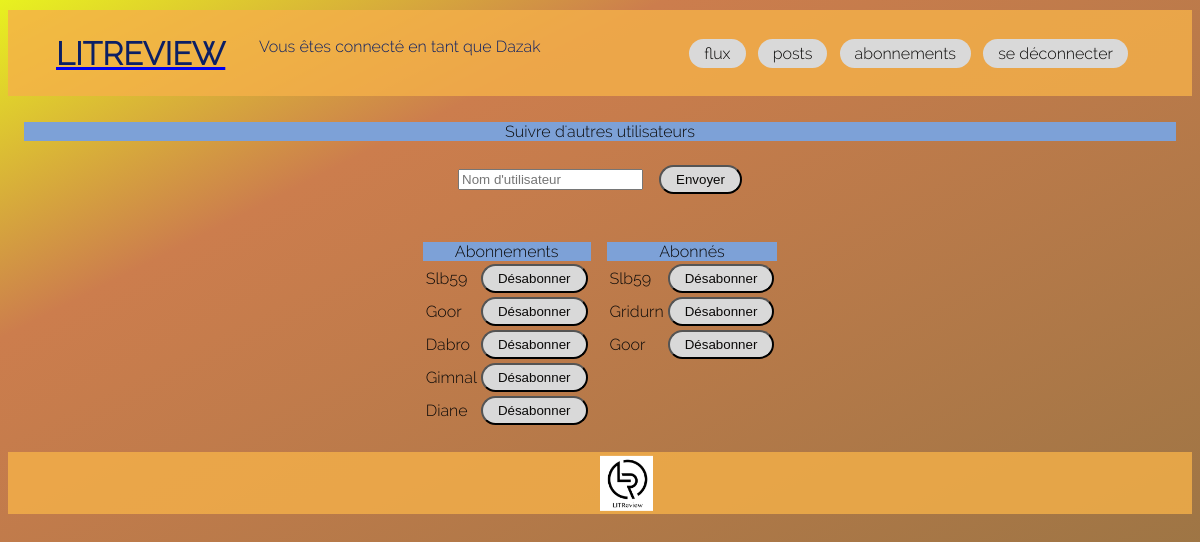
Page /account/subscribe/ (signed in) on the earlier database version.
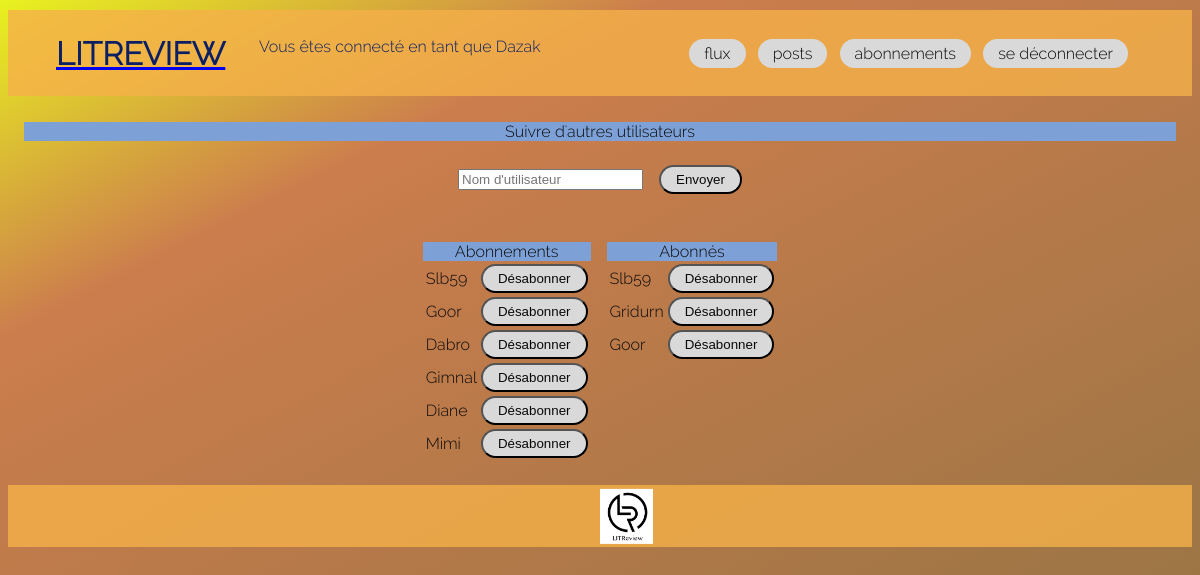
Same page on the later database version.
### account/models.py (models this page shows, shortened)
class UserFollows(models.Model):
    user = models.ForeignKey(to=settings.AUTH_USER_MODEL,
                             on_delete=models.CASCADE,
                             related_name='following')
    followed_user = models.ForeignKey(to=settings.AUTH_USER_MODEL,
                                      on_delete=models.CASCADE,
                                      related_name='followed_by')
    class Meta:
        unique_together = ('user', 'followed_user', )
        verbose_name_plural = "users followed"

### account/views.py (the view, shortened to what this page needs)
# urls.py: path('subscribe/', views.SubscriptionView.as_view(), name='subscription'),
class SubscriptionView(LoginRequiredMixin, View):
    form_class = SubscriptionForm
    template_name = 'account/subscription.html'
    def define_context(self, connected_user) -> dict:
        followed_users = UserFollows.objects.filter(user=connected_user)
        subscriber_users = UserFollows.objects.filter(
            followed_user=connected_user)
        return {'followed_users': followed_users,
                'subscriber_users': subscriber_users}
    def get(self, request):
        form = self.form_class(request.user)
        context = self.define_context(request.user) | {'form': form}
        return render(
            request, self.template_name,
            context=context)

### account/forms.py (shortened to what this page needs)
class SubscriptionForm(ModelForm):
    username = forms.CharField(
        widget=forms.widgets.TextInput(
            attrs={'placeholder': "Nom d'utilisateur"}))
    def __init__(self, user, *args, **kwargs):
        self.user = user
        super().__init__(*args, **kwargs)
    class Meta:
        model = UserFollows
        fields = ['username']

### templates/account/subscription.html (shortened to what this page needs)
{% extends "base.html" %}
{% block content %}
<div class = 'subscription'>
    <div class = 'div_title'>Suivre d'autres utilisateurs</div>
    <div class = 'div_form'>
        <form method="post">
            <div>{{form.username}}</div>
            <div>
                <button class="btn" type="submit" >Envoyer</button>
            </div>
        </form>
        <div class ="subscription__message">
            {% include 'base/message.html'%}
        </div>
    </div>
    <div class="subscription__lists">
        <div class="subscription__lists__subscriptions">
            <div class = 'div_title'>Abonnements</div>
            <table>
                {% for followed_user in followed_users %}
                <tr>
                    <td>{{followed_user.followed_user}}</td>
                    <td><a href="{% url 'account:unsubscription' followed_user.id %}"><button class="btn" type="button">
                        Désabonner</button></a>
                    </td>
                </tr>
                {% endfor %}
            </table>
        </div>
        <div class="subscription__lists__subscribers">
            <div class = 'div_title'>Abonnés</div>
            <table>
                {% for subscriber_user in subscriber_users %}
                <tr>
                    <td>{{subscriber_user.user}}</td>
                    <td><a href="{% url 'account:unsubscription' subscriber_user.id %}"><button class="btn" type="button">
                        Désabonner</button></a>
                    </td>
                </tr>
                {% endfor %}
            </table>
        </div>
    </div>
</div>
{% endblock %}

Differences in the rows shown:
added UserFollows: followed_user "Mimi", shown under "LITREVIEW"
